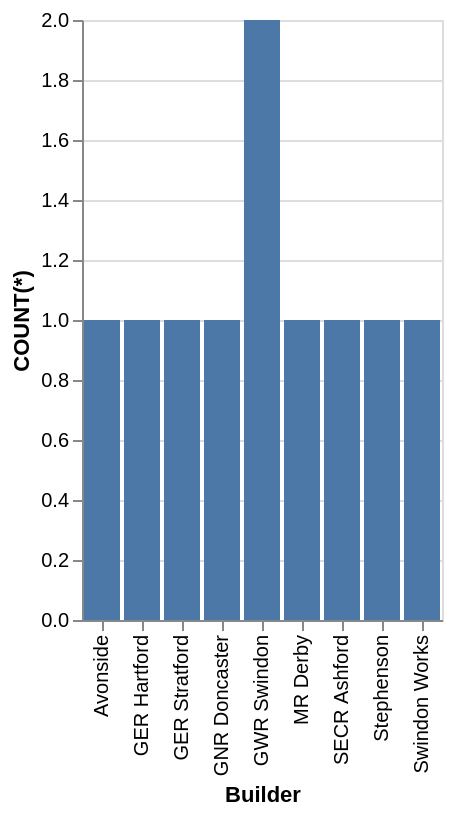

Vega-Lite specification for this chart:
### Vega-Lite specification from a JSON file in a GitHub repository (floating-point values rounded to 4 significant figures)
{"data": {"values": [{"x_data": "Avonside", "y_data": 1}, {"x_data": "GER Hartford", "y_data": 1}, {"x_data": "GER Stratford", "y_data": 1}, {"x_data": "GNR Doncaster", "y_data": 1}, {"x_data": "GWR Swindon", "y_data": 2}, {"x_data": "MR Derby", "y_data": 1}, {"x_data": "SECR Ashford", "y_data": 1}, {"x_data": "Stephenson", "y_data": 1}, {"x_data": "Swindon Works", "y_data": 1}]}, "mark": "bar", "encoding": {"x": {"field": "x_data", "type": "nominal", "title": "Builder", "sort": "ascending"}, "y": {"field": "y_data", "type": "quantitative", "title": "COUNT(*)"}}}
